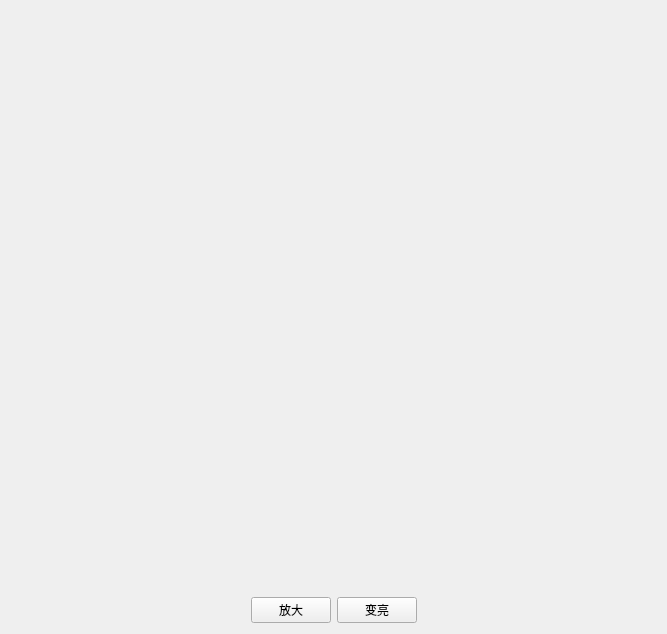
<?xml version="1.0" encoding="UTF-8"?>
<ui version="4.0">
 <class>Form</class>
 <widget class="QWidget" name="Form">
  <property name="geometry">
   <rect>
    <x>0</x>
    <y>0</y>
    <width>667</width>
    <height>634</height>
   </rect>
  </property>
  <property name="sizePolicy">
   <sizepolicy hsizetype="Expanding" vsizetype="Expanding">
    <horstretch>0</horstretch>
    <verstretch>0</verstretch>
   </sizepolicy>
  </property>
  <property name="windowTitle">
   <string>Form</string>
  </property>
  <layout class="QGridLayout" name="gridLayout">
   <item row="0" column="0">
    <layout class="QVBoxLayout" name="verticalLayout" stretch="1,100,1,1">
     <item>
      <spacer name="verticalSpacer_2">
       <property name="sizePolicy">
        <sizepolicy hsizetype="Expanding" vsizetype="Expanding">
         <horstretch>0</horstretch>
         <verstretch>0</verstretch>
        </sizepolicy>
       </property>
       <property name="orientation">
        <enum>Qt::Vertical</enum>
       </property>
       <property name="sizeHint" stdset="0">
        <size>
         <width>20</width>
         <height>40</height>
        </size>
       </property>
      </spacer>
     </item>
     <item>
      <layout class="QHBoxLayout" name="horizontalLayout" stretch="1,100,1">
       <item>
        <spacer name="horizontalSpacer_3">
         <property name="orientation">
          <enum>Qt::Horizontal</enum>
         </property>
         <property name="sizeHint" stdset="0">
          <size>
           <width>40</width>
           <height>20</height>
          </size>
         </property>
        </spacer>
       </item>
       <item>
        <widget class="QLabel" name="label">
         <property name="sizePolicy">
          <sizepolicy hsizetype="Expanding" vsizetype="Expanding">
           <horstretch>0</horstretch>
           <verstretch>0</verstretch>
          </sizepolicy>
         </property>
         <property name="styleSheet">
          <string notr="true">border-image: url(:/img/C:/Users/JHC/Desktop/img.png);</string>
         </property>
         <property name="text">
          <string/>
         </property>
        </widget>
       </item>
       <item>
        <spacer name="horizontalSpacer_4">
         <property name="orientation">
          <enum>Qt::Horizontal</enum>
         </property>
         <property name="sizeHint" stdset="0">
          <size>
           <width>40</width>
           <height>20</height>
          </size>
         </property>
        </spacer>
       </item>
      </layout>
     </item>
     <item>
      <spacer name="verticalSpacer">
       <property name="orientation">
        <enum>Qt::Vertical</enum>
       </property>
       <property name="sizeHint" stdset="0">
        <size>
         <width>20</width>
         <height>40</height>
        </size>
       </property>
      </spacer>
     </item>
     <item>
      <layout class="QHBoxLayout" name="horizontalLayout_2" stretch="10,2,0,10">
       <item>
        <spacer name="horizontalSpacer">
         <property name="orientation">
          <enum>Qt::Horizontal</enum>
         </property>
         <property name="sizeHint" stdset="0">
          <size>
           <width>40</width>
           <height>20</height>
          </size>
         </property>
        </spacer>
       </item>
       <item>
        <widget class="QPushButton" name="pushButton">
         <property name="sizePolicy">
          <sizepolicy hsizetype="Expanding" vsizetype="Expanding">
           <horstretch>0</horstretch>
           <verstretch>0</verstretch>
          </sizepolicy>
         </property>
         <property name="text">
          <string>放大</string>
         </property>
        </widget>
       </item>
       <item>
        <widget class="QPushButton" name="pushButton_2">
         <property name="text">
          <string>变亮</string>
         </property>
        </widget>
       </item>
       <item>
        <spacer name="horizontalSpacer_2">
         <property name="orientation">
          <enum>Qt::Horizontal</enum>
         </property>
         <property name="sizeHint" stdset="0">
          <size>
           <width>40</width>
           <height>20</height>
          </size>
         </property>
        </spacer>
       </item>
      </layout>
     </item>
    </layout>
   </item>
  </layout>
 </widget>
 <resources>
  <include location="../../../pythonProject/check_img/check_img.qrc"/>
 </resources>
 <connections/>
</ui>
